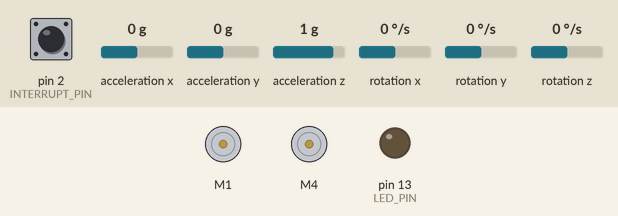
The sketch below on a simulated Arduino Uno, built with avr-gcc and run on an emulated ATmega328P. Parts: 2 × DC motor (green arrow = forward, orange = backward, longer = faster), output pins drawn as LEDs (lit = HIGH). Dashed ring = blinking. The inputs (shaded band) are chosen by the test bench; at power-on: rotation z 0 °/s, acceleration x 0 g, acceleration y 0 g, pin 2 (INTERRUPT_PIN) LOW, acceleration z 1 g, rotation x 0 °/s, rotation y 0 °/s. The sensor or clock chip raises its interrupt line as the real part does.

Above: at 0.1 s.
6.8 s: rotation z set to -192 °/s
At 7.1 s:
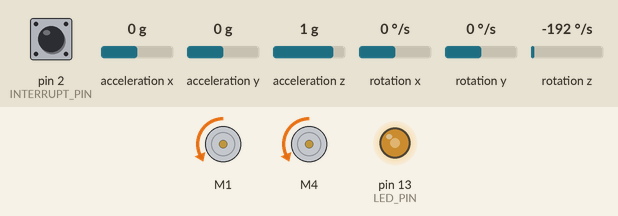
At 8.18 s:
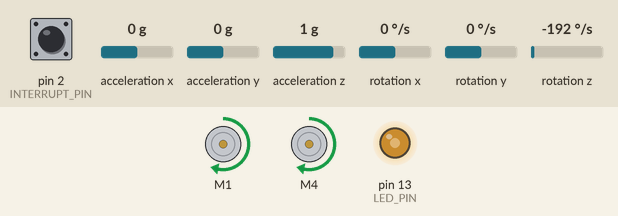
9.8 s: acceleration x set to -1.4 g
At 10.6 s:
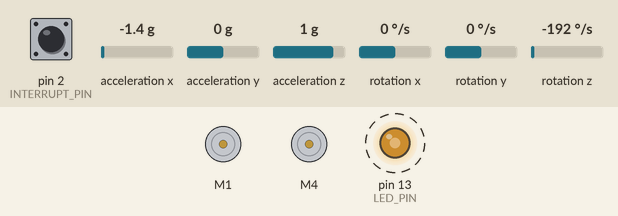
12.8 s: acceleration x set to -0.7 g
15.8 s: acceleration x set to -0.4 g
At 17.46 s:
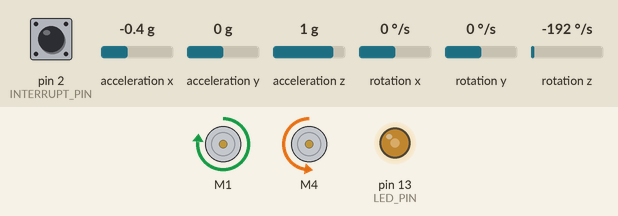
18.8 s: acceleration y set to -1.4 g
21.8 s: pin 2 (INTERRUPT_PIN) pulled HIGH for 0.15 s
Timing chart, 0 to 28.5 s (numbered marks = the images above; inputs shaded):
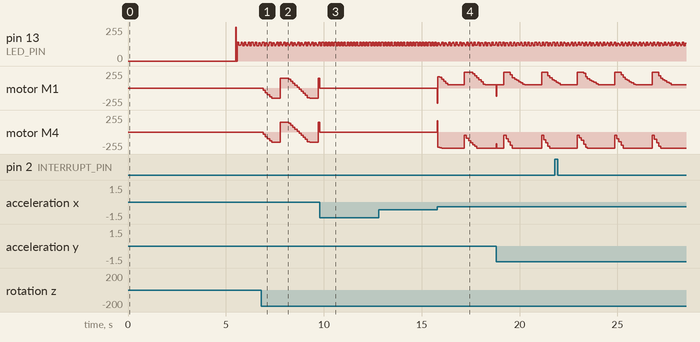

The sketch:

yaw.ino
```cpp
/********** Self-Balancing Robot **********/
#include "I2Cdev.h"
#include "MPU6050_6Axis_MotionApps20.h"
#include <AFMotor.h>
#include <PID_v1.h>

// #define IR_RECEIVE_PIN 9
// #define USE_EXTENDED_NEC_PROTOCOL
// #include <TinyIRReceiver.hpp>

#if I2CDEV_IMPLEMENTATION == I2CDEV_ARDUINO_WIRE
    #include "Wire.h"
#endif

// --- MPU6050 ---
MPU6050 mpu;

#define INTERRUPT_PIN 2
#define LED_PIN 13


bool dmpReady = false;
uint8_t mpuIntStatus;
uint8_t devStatus;
uint16_t packetSize;
uint16_t fifoCount;
uint8_t fifoBuffer[64];


Quaternion q;
VectorFloat gravity;
float ypr[3];


volatile bool mpuInterrupt = false;
void dmpDataReady() { mpuInterrupt = true; }

// --- Motors ---
 AF_DCMotor leftMotor(1);   // M1
AF_DCMotor rightMotor(4);  // M4

// --- PID ---
double pitchInput, pidOutput;
double setpoint = 0; //2.30


double Kp = 35;   // 40.0, 35.0
double Ki = 350;    //  500, 350
double Kd = 0.8;    //  1.0, 0.8

PID balancePID(&pitchInput, &pidOutput, &setpoint, Kp, Ki, Kd, DIRECT);

// --- Outer PID ---
double outerInput, outerOutput, outerSetpoint = 0;  // outerSetpoint is always 0 (we want zero imbalance)
double outerKp = 0.010;  // 0.010// keep very small
double outerKi = 0.010;  // 0.010
double outerKd = 0.001;  // 0.001

PID outerPID(&outerInput, &outerOutput, &outerSetpoint, outerKp, outerKi, outerKd, DIRECT);

// --- Yaw PID ---
double yawInput, yawOutput, yawSetpoint = 0;
double yawKp = 1.5;
double yawKi = 0.0;
double yawKd = 0.03;

PID yawPID(&yawInput, &yawOutput, &yawSetpoint, yawKp, yawKi, yawKd, DIRECT);

// --- IR ---
const double SETPOINT_STEP = 1.0;
const double SETPOINT_MIN  = -20.0;
const double SETPOINT_MAX  =  20.0;
double bankedSetpoint = setpoint;  // stores the banked value

/*
// --- Square Demo ---
bool demoRunning = false;
int demoStep = 0;                           // 0-3 = sides, 4-7 = turns
unsigned long demoStepStart = 0;

const double DEMO_FORWARD_OFFSET =  0.5;   // degrees - lean forward to drive
const double DEMO_TURN_OFFSET    =  0.0;   // no lean during turn
const unsigned long DEMO_DRIVE_TIME = 3000; // ms per side
const unsigned long DEMO_TURN_TIME  = 600;  // ms per 90 degree turn
*/

// --- Dynamic Setpoint Correction ---
double positiveCorrectionCount = 0;
double negativeCorrectionCount = 0;
unsigned long lastCorrectionCheck = 0;
const unsigned long CORRECTION_CHECK_INTERVAL = 400;  // check every 400ms
const double DYNAMIC_SETPOINT_RANGE = 3.0;  // max degrees it can drift from base


bool blinkState = false;

// ================================================================
// ===                      INITIAL SETUP                       ===
// ================================================================

void setup() {

    delay(5000);

    #if I2CDEV_IMPLEMENTATION == I2CDEV_ARDUINO_WIRE
        Wire.begin();
        Wire.setClock(400000);
    #elif I2CDEV_IMPLEMENTATION == I2CDEV_BUILTIN_FASTWIRE
        Fastwire::setup(400, true);
    #endif

//  Serial.begin(115200);

//    Serial.println(F("Initializing I2C devices..."));
    mpu.initialize();
    pinMode(INTERRUPT_PIN, INPUT);

//    Serial.println(F("Testing device connections..."));
//    Serial.println(mpu.testConnection() ? F("MPU6050 connection successful") : F("MPU6050 connection failed"));

//    Serial.println(F("Initializing DMP..."));
    devStatus = mpu.dmpInitialize();

    mpu.setXAccelOffset(5958); //5627
    mpu.setYAccelOffset(5866); //5893
    mpu.setZAccelOffset(9246); //9263
    mpu.setXGyroOffset(-33); // -30
    mpu.setYGyroOffset(-53); // -52
    mpu.setZGyroOffset(4);   //  1


    if (devStatus == 0) {

        //mpu.CalibrateAccel(6);
        //mpu.CalibrateGyro(6);
        //mpu.PrintActiveOffsets();

//        Serial.println(F("Enabling DMP..."));
        mpu.setDMPEnabled(true);

//        Serial.print(F("Enabling interrupt detection (Arduino external interrupt "));
//        Serial.print(digitalPinToInterrupt(INTERRUPT_PIN));
//        Serial.println(F(")..."));
        attachInterrupt(digitalPinToInterrupt(INTERRUPT_PIN), dmpDataReady, RISING);
        mpuIntStatus = mpu.getIntStatus();

//        Serial.println(F("DMP ready!"));
        dmpReady = true;

        packetSize = mpu.dmpGetFIFOPacketSize();
    }
//     else {
// //        Serial.print(F("DMP Initialization failed (code "));
// //        Serial.print(devStatus);
// //        Serial.println(F(")"));
//     }

    // PID setup
    balancePID.SetMode(AUTOMATIC);
    balancePID.SetSampleTime(10);                  // compute every 10ms
    balancePID.SetOutputLimits(-200, 200);         // match motor speed range

    outerPID.SetMode(AUTOMATIC);
    outerPID.SetOutputLimits(-DYNAMIC_SETPOINT_RANGE, DYNAMIC_SETPOINT_RANGE); // max degrees it can shift setpoint

    yawPID.SetMode(AUTOMATIC);
    yawPID.SetOutputLimits(-150, 150);

    leftMotor.setSpeed(0);
    rightMotor.setSpeed(0);

/*
    // IR setup
    initPCIInterruptForTinyReceiver();
*/
/*
    demoRunning = true;
    demoStep = 0;
    demoStepStart = millis();
    bankedSetpoint = setpoint;
*/
    pinMode(LED_PIN, OUTPUT);
}

// ================================================================
// ===                     MOTOR CONTROL                        ===
// ================================================================
int absLeftSpeed = 0, absRightSpeed = 0;

void setMotors(int speed, int turnBias) { //  (int)pidOutput, (int)yawOutput

    int leftSpeed = constrain(speed + turnBias, -240, 240);
    int rightSpeed = constrain(speed - turnBias, -240, 240);

    absLeftSpeed = abs(leftSpeed);
    absRightSpeed = abs(rightSpeed);

    if (leftSpeed > 0) {
        leftMotor.run(FORWARD);
    } else if (leftSpeed < 0) {
        leftMotor.run(BACKWARD);
    } else {
        leftMotor.run(RELEASE);
    }
    leftMotor.setSpeed(absLeftSpeed);


    if (rightSpeed > 0) {
        rightMotor.run(BACKWARD);
    } else if (rightSpeed < 0) {
        rightMotor.run(FORWARD);
    } else {
        rightMotor.run(RELEASE);
    }
    rightMotor.setSpeed(absRightSpeed);
}


// ================================================================
// ===                     IR HANDLING                          ===
// ================================================================
/*
void handleIR() {
    if (TinyReceiverDecode()) {
        if (TinyIRReceiverData.Flags != IRDATA_FLAGS_IS_REPEAT) {
            switch (TinyIRReceiverData.Command) {
                case 0x16:  // "up"
                    setpoint = constrain(setpoint + SETPOINT_STEP, SETPOINT_MIN, SETPOINT_MAX);
                    break;
                case 0x14:  // "down"
                    setpoint = constrain(setpoint - SETPOINT_STEP, SETPOINT_MIN, SETPOINT_MAX);
                    break;
                case 0x0:  // up 7 degrees
                    setpoint = constrain(setpoint + 2.0, SETPOINT_MIN, SETPOINT_MAX);
                    break;
                case 0x1:  // down 7 degrees
                    setpoint = constrain(setpoint - 2.0, SETPOINT_MIN, SETPOINT_MAX);
                    break;
                case 0xF:  // bank current setpoint
                    bankedSetpoint = setpoint;
                    break;
                case 0xB:  // restore banked setpoint
                    setpoint = bankedSetpoint;
                    break;
                default:
                    break;
            }
        }
    }
}
*/
/*
void handleDemo() {
    if (!demoRunning) return;

    unsigned long now = millis();
    bool isDriving = (demoStep % 2 == 0);  // even steps = drive, odd = turn

    unsigned long stepDuration = isDriving ? DEMO_DRIVE_TIME : DEMO_TURN_TIME;

    if (now - demoStepStart >= stepDuration) {
        demoStep++;
        demoStepStart = now;

        if (demoStep >= 8) {  // 4 sides + 4 turns complete
            demoRunning = false;
            demoStep = 0;
            setpoint = bankedSetpoint;  // restore original setpoint
            return;
        }
    }

    if (isDriving) {
        // lean forward by offsetting setpoint
        setpoint = bankedSetpoint + DEMO_FORWARD_OFFSET;
        // both motors same speed - balance loop handles actual motor output
    } else {
        // turn by giving each motor a different speed
        // balance loop still runs, we just bias the motors
        setpoint = bankedSetpoint;
        int turnBias = 60;  // tune this - difference between left and right
        leftMotor.setSpeed(constrain((int)abs(pidOutput) + turnBias, 0, 240));
        rightMotor.setSpeed(constrain((int)abs(pidOutput) - turnBias, 0, 240));
    }
}
*/
// ================================================================
// ===                    MAIN PROGRAM LOOP                     ===
// ================================================================

void loop() {
    if (!dmpReady) return;

//    handleIR();
//    handleDemo();

    if (mpu.dmpGetCurrentFIFOPacket(fifoBuffer)) {

        // Get pitch angle from DMP
        mpu.dmpGetQuaternion(&q, fifoBuffer);
        mpu.dmpGetGravity(&gravity, &q);
        mpu.dmpGetYawPitchRoll(ypr, &q, &gravity);

        pitchInput = ypr[1] * 180 / M_PI;  // feed pitch into PID input
        yawInput = ypr[0] * 180 / M_PI;  // Yaw angle in degrees

        // Kill motors if robot has fallen over
        if (abs(pitchInput) > 30) {
            setMotors(0, 0);
            balancePID.SetMode(MANUAL);   // stop PID accumulating integral while fallen
            pidOutput = 0;
            balancePID.SetMode(AUTOMATIC);
            yawSetpoint = yawInput;         // Reset yaw setpoint to current heading
            setpoint = bankedSetpoint;

            positiveCorrectionCount = 0;
            negativeCorrectionCount = 0;


            blinkState = !blinkState;
            digitalWrite(LED_PIN, blinkState);
            return;
        }

        // Run PID
        balancePID.Compute();
        yawPID.Compute();

        if (pidOutput > 0) positiveCorrectionCount += pidOutput*0.01;
        else if (pidOutput < 0) negativeCorrectionCount += abs(pidOutput*0.01);

				unsigned long now = millis();
        if (now - lastCorrectionCheck >= CORRECTION_CHECK_INTERVAL) {
            outerInput = positiveCorrectionCount - negativeCorrectionCount;  // imbalance is the error
            outerPID.Compute();
            setpoint = constrain(bankedSetpoint - outerOutput, SETPOINT_MIN, SETPOINT_MAX);


            positiveCorrectionCount *= 0.2;  // decay instead of reset
            negativeCorrectionCount *= 0.2;

            lastCorrectionCheck = now;
        }

        setMotors((int)pidOutput, (int)yawOutput);


        blinkState = !blinkState;
        digitalWrite(LED_PIN, blinkState);


// 		// Serial.print("yawInput: ");  Serial.print(yawInput);
//         Serial.print("outerInput: ");  Serial.print(outerInput);
//         // Serial.print("\tyawOutput: ");  Serial.print(yawOutput);
//         Serial.print("\touterOutput: ");  Serial.print(outerOutput);
//         Serial.print("\tPitch: ");  Serial.print(pitchInput);
//    //   Serial.print("\tbankedSetpoint: ");  Serial.print(bankedSetpoint);
//         Serial.print("\tSetpoint: ");  Serial.print(setpoint);
//         Serial.print("\tPID: ");  Serial.print(pidOutput);
//         Serial.print("\tLeft: ");  Serial.print(absLeftSpeed);
//         Serial.print("\tRight: ");  Serial.println(absRightSpeed);

// plotter---------------------

// Serial.print("outerInput:");
// Serial.print(outerInput);
// Serial.print("\t");
// Serial.print("outerOutput:");
// Serial.print(outerOutput);
// Serial.print("\t");
// Serial.print("pitch:");
// Serial.print(pitchInput);
// Serial.print("\t");
// Serial.print("setpoint:");
// Serial.print(setpoint);
// Serial.print("\t");
// Serial.print("PID:");
// Serial.println(pidOutput);

    }
}
```

Measured:
- the behaviour switches between -0.6 and -0.5 g on acceleration x (found by bisection; images 3 and 4)
- after the input at 6.8 s, motor M1, motor M4: ramps from forward 150/255 to backward 150/255 and jumps back, once every 1.9 s
